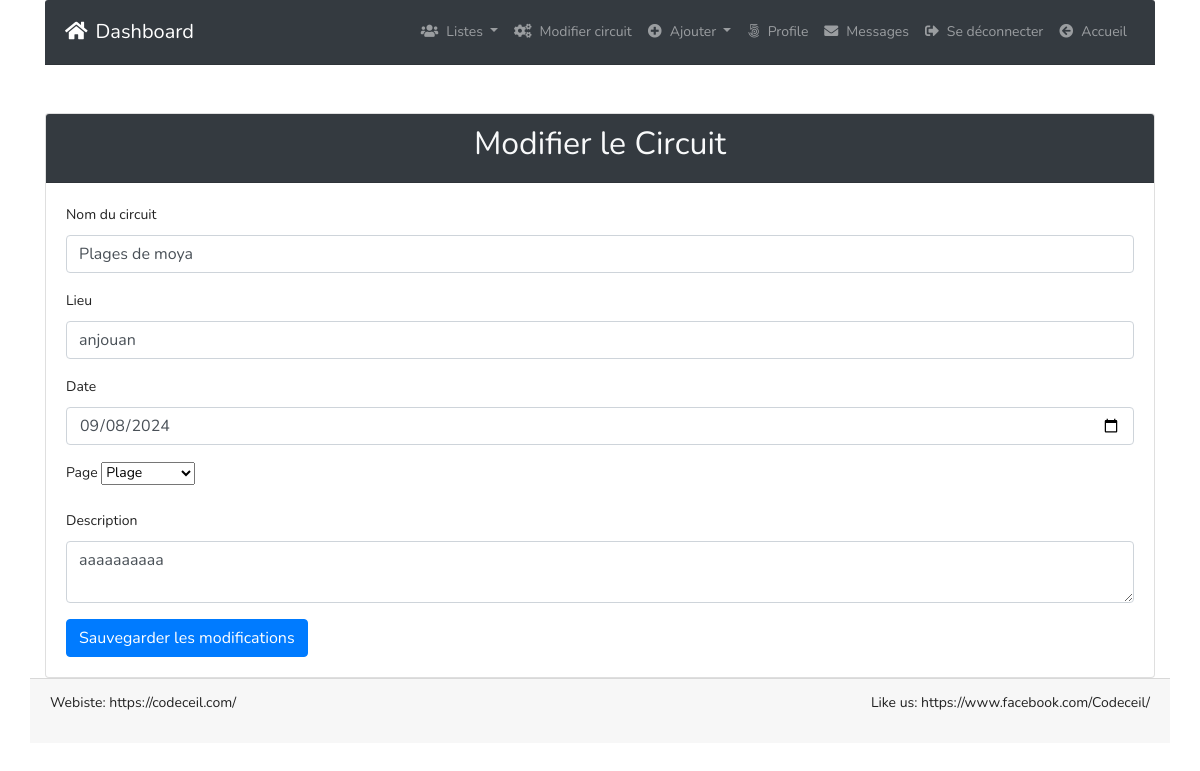
The app's page /Admin_Panel/modifcircuit.php?id=1 (signed in) with its own data.
### tables this page shows
CREATE TABLE `circuit` (
  `id` int(250) NOT NULL,
  `nom_circuit` varchar(255) NOT NULL,
  `page` varchar(50) NOT NULL,
  `lieu` varchar(255) NOT NULL,
  `date` date NOT NULL,
  `image` varchar(100) NOT NULL,
  `description` varchar(500) NOT NULL
);

### Admin_Panel/modifcircuit.php (the view, shortened to what this page needs)
<?php
include "inc/header.php";
$database = new Database();
$conn = $database->pdo;
if (isset($_GET['id'])) {
    $id = $_GET['id'];
} else {
    header("Location: gestion_circuits.php");
    exit;
}
$query = "SELECT * FROM circuit WHERE id = ?";
$stmt = $conn->prepare($query);
$stmt->bindValue(1, $id, PDO::PARAM_INT);
$stmt->execute();
$circuit = $stmt->fetch(PDO::FETCH_ASSOC);
?>
<div class="container mt-5">
    <div class="card">
        <div class="card-header bg-dark">
            <h2 class="text-center text-light">Modifier le Circuit</h2>
        </div>
        <div class="card-body">
            <form action="" method="POST">
                <div class="mb-3">
                    <label for="nom_circuit" class="form-label">Nom du circuit</label>
                    <input type="text" class="form-control" name="nom_circuit" value="<?php echo htmlspecialchars($circuit['nom_circuit']); ?>" required>
                </div>
                <div class="mb-3">
                    <label for="lieux" class="form-label">Lieu</label>
                    <input type="text" class="form-control" name="lieu" value="<?php echo htmlspecialchars($circuit['lieu']); ?>" required>
                </div>
                <div class="mb-3">
                    <label for="date" class="form-label">Date</label>
                    <input type="date" class="form-control" name="date" value="<?php echo htmlspecialchars($circuit['date']); ?>" required>
                </div>
                <div class="mb-3">
                    <label for="page" class="form-label">Page</label>
                    <select class="form-select" id="page" name="page" required>
                        <?php
                        $pages = ['randonnee', 'plage', 'patrimoine', 'art_culture', 'montagne'];
                        foreach ($pages as $p) {
                            echo '<option value="' . htmlspecialchars($p) . '" ' . ($circuit['page'] == $p ? 'selected' : '') . '>' . ucfirst($p) . '</option>';
                        }
                        ?>
                    </select>
                </div>
                <div class="mb-3">
                    <label for="description" class="form-label">Description</label>
                    <textarea class="form-control" name="description" required><?php echo htmlspecialchars($circuit['description']); ?></textarea>
                </div>
                <button type="submit" name="edit" class="btn btn-primary">Sauvegarder les modifications</button>
            </form>
        </div>
    </div>
</div>
<?php
include "inc/footer.php";
?>

### records on screen
circuit: nom_circuit "Plages de moya", lieu "anjouan", date "09/08/2024", page "Plage", description "aaaaaaaaaa"
